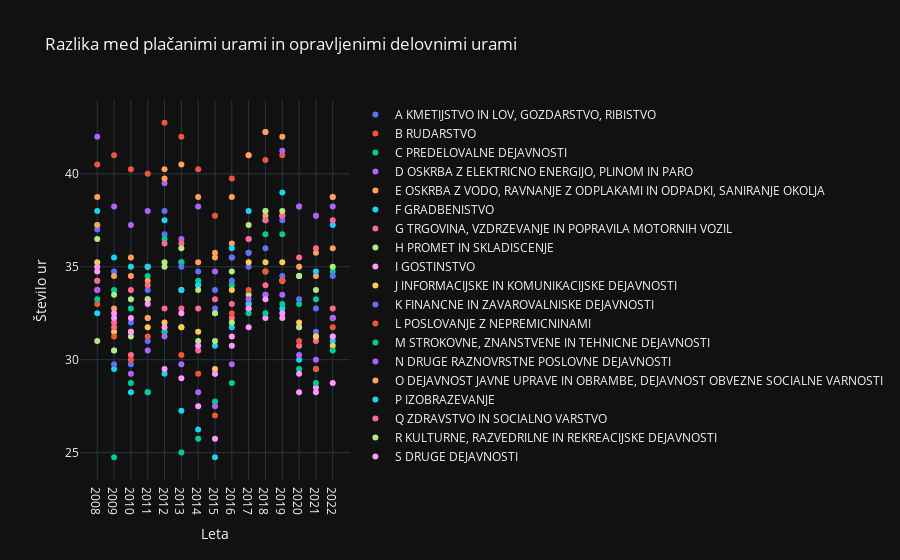

The notebook cell saved with this chart:
### Code cell
# Kreiranje trace-ova za svaku kategoriju
traces = []
for column in df.columns[1:]:
    trace = go.Scatter(
        x=df.index,
        y=df[column],
        mode='markers',
        name=column
    )
    traces.append(trace)

# Definiranje layout-a
layout = go.Layout(
    title='Razlika med plačanimi urami in opravljenimi delovnimi urami',
    xaxis=dict(title='Leta'),
    yaxis=dict(title='Število ur')
)

# Kreiranje Figure objekta
fig = go.Figure(data=traces, layout=layout)

# Prikazivanje interaktivnog scatter grafa
fig.show()

### Figure 1 — Plotly figure (JSON) as saved in the notebook; plotly's stock layout.template omitted (floating-point values rounded to 4 significant figures)
{"data": [{"mode": "markers", "name": "A KMETIJSTVO IN LOV, GOZDARSTVO, RIBISTVO", "x": ["2008", "2009", "2010", "2011", "2012", "2013", "2014", "2015", "2016", "2017", "2018", "2019", "2020", "2021", "2022"], "y": [37.0, 34.75, 32.0, 33.75, 36.75, 35.25, 34.0, 32.75, 34.25, 35.0, 36.0, 34.5, 31.75, 31.5, 31.25], "type": "scatter"}, {"mode": "markers", "name": "B RUDARSTVO", "x": ["2008", "2009", "2010", "2011", "2012", "2013", "2014", "2015", "2016", "2017", "2018", "2019", "2020", "2021", "2022"], "y": [40.5, 41.0, 40.25, 40.0, 42.75, 42.0, 40.25, 37.75, 39.75, 41.0, 40.75, 41.0, 38.25, 37.75, 38.75], "type": "scatter"}, {"mode": "markers", "name": "C PREDELOVALNE DEJAVNOSTI", "x": ["2008", "2009", "2010", "2011", "2012", "2013", "2014", "2015", "2016", "2017", "2018", "2019", "2020", "2021", "2022"], "y": [37.25, 33.75, 32.75, 34.5, 36.5, 35.25, 34.25, 32.5, 34.0, 35.75, 36.75, 36.75, 33.0, 33.25, 34.75], "type": "scatter"}, {"mode": "markers", "name": "D OSKRBA Z ELEKTRICNO ENERGIJO, PLINOM IN PARO", "x": ["2008", "2009", "2010", "2011", "2012", "2013", "2014", "2015", "2016", "2017", "2018", "2019", "2020", "2021", "2022"], "y": [42.0, 38.25, 37.25, 38.0, 39.5, 36.5, 38.25, 34.75, 35.5, 36.5, 42.25, 41.25, 38.25, 37.75, 38.25], "type": "scatter"}, {"mode": "markers", "name": "E OSKRBA Z VODO, RAVNANJE Z ODPLAKAMI IN ODPADKI, SANIRANJE OKOLJA", "x": ["2008", "2009", "2010", "2011", "2012", "2013", "2014", "2015", "2016", "2017", "2018", "2019", "2020", "2021", "2022"], "y": [38.75, 32.75, 34.5, 34.25, 39.75, 33.75, 35.25, 35.5, 36.25, 33.0, 37.75, 37.75, 35.0, 34.5, 36.0], "type": "scatter"}, {"mode": "markers", "name": "F GRADBENISTVO", "x": ["2008", "2009", "2010", "2011", "2012", "2013", "2014", "2015", "2016", "2017", "2018", "2019", "2020", "2021", "2022"], "y": [32.5, 29.5, 28.25, 28.25, 29.25, 27.25, 26.25, 24.75, 31.75, 33.0, 33.5, 32.75, 30.0, 29.5, 31.0], "type": "scatter"}, {"mode": "markers", "name": "G TRGOVINA, VZDRZEVANJE IN POPRAVILA MOTORNIH VOZIL", "x": ["2008", "2009", "2010", "2011", "2012", "2013", "2014", "2015", "2016", "2017", "2018", "2019", "2020", "2021", "2022"], "y": [33.75, 32.0, 30.25, 32.25, 32.75, 32.75, 30.5, 29.25, 32.25, 32.75, 34.0, 34.25, 30.75, 31.0, 32.75], "type": "scatter"}, {"mode": "markers", "name": "H PROMET IN SKLADISCENJE", "x": ["2008", "2009", "2010", "2011", "2012", "2013", "2014", "2015", "2016", "2017", "2018", "2019", "2020", "2021", "2022"], "y": [36.5, 33.5, 33.25, 35.0, 35.0, 31.75, 31.0, 32.5, 32.0, 33.5, 34.75, 34.25, 31.75, 31.25, 32.25], "type": "scatter"}, {"mode": "markers", "name": "I GOSTINSTVO", "x": ["2008", "2009", "2010", "2011", "2012", "2013", "2014", "2015", "2016", "2017", "2018", "2019", "2020", "2021", "2022"], "y": [34.75, 32.5, 32.25, 33.25, 29.5, 29.0, 27.5, 25.75, 31.25, 31.75, 32.25, 32.25, 28.25, 28.5, 31.25], "type": "scatter"}, {"mode": "markers", "name": "J INFORMACIJSKE IN KOMUNIKACIJSKE DEJAVNOSTI", "x": ["2008", "2009", "2010", "2011", "2012", "2013", "2014", "2015", "2016", "2017", "2018", "2019", "2020", "2021", "2022"], "y": [35.25, 31.5, 31.5, 31.75, 32.0, 31.75, 31.5, 29.5, 33.75, 35.25, 35.25, 35.25, 32.0, 31.25, 30.75], "type": "scatter"}, {"mode": "markers", "name": "K FINANCNE IN ZAVAROVALNISKE DEJAVNOSTI", "x": ["2008", "2009", "2010", "2011", "2012", "2013", "2014", "2015", "2016", "2017", "2018", "2019", "2020", "2021", "2022"], "y": [34.25, 29.75, 29.75, 31.0, 38.0, 35.0, 34.75, 33.75, 35.5, 35.75, 38.0, 37.5, 33.25, 32.75, 34.5], "type": "scatter"}, {"mode": "markers", "name": "L POSLOVANJE Z NEPREMICNINAMI", "x": ["2008", "2009", "2010", "2011", "2012", "2013", "2014", "2015", "2016", "2017", "2018", "2019", "2020", "2021", "2022"], "y": [33.0, 31.25, 30.0, 31.25, 31.5, 30.25, 29.25, 27.0, 32.5, 33.75, 34.75, 34.25, 31.0, 29.5, 31.75], "type": "scatter"}, {"mode": "markers", "name": "M STROKOVNE, ZNANSTVENE IN TEHNICNE DEJAVNOSTI", "x": ["2008", "2009", "2010", "2011", "2012", "2013", "2014", "2015", "2016", "2017", "2018", "2019", "2020", "2021", "2022"], "y": [33.25, 24.75, 28.75, 28.25, 31.5, 25.0, 25.75, 27.75, 28.75, 32.5, 32.5, 33.0, 29.5, 28.75, 30.5], "type": "scatter"}, {"mode": "markers", "name": "N DRUGE RAZNOVRSTNE POSLOVNE DEJAVNOSTI", "x": ["2008", "2009", "2010", "2011", "2012", "2013", "2014", "2015", "2016", "2017", "2018", "2019", "2020", "2021", "2022"], "y": [33.75, 30.5, 29.25, 30.5, 31.25, 29.75, 28.25, 27.5, 29.75, 33.25, 33.5, 33.5, 30.25, 30.0, 32.25], "type": "scatter"}, {"mode": "markers", "name": "O DEJAVNOST JAVNE UPRAVE IN OBRAMBE, DEJAVNOST OBVEZNE SOCIALNE VARNOSTI", "x": ["2008", "2009", "2010", "2011", "2012", "2013", "2014", "2015", "2016", "2017", "2018", "2019", "2020", "2021", "2022"], "y": [37.25, 34.5, 35.5, 32.25, 40.25, 40.5, 38.75, 35.75, 38.75, 41.0, 42.25, 42.0, 34.5, 35.75, 38.75], "type": "scatter"}, {"mode": "markers", "name": "P IZOBRAZEVANJE", "x": ["2008", "2009", "2010", "2011", "2012", "2013", "2014", "2015", "2016", "2017", "2018", "2019", "2020", "2021", "2022"], "y": [38.0, 35.5, 35.0, 35.0, 37.5, 33.75, 34.0, 30.75, 36.0, 38.0, 37.5, 39.0, 34.5, 34.75, 37.25], "type": "scatter"}, {"mode": "markers", "name": "Q ZDRAVSTVO IN SOCIALNO VARSTVO", "x": ["2008", "2009", "2010", "2011", "2012", "2013", "2014", "2015", "2016", "2017", "2018", "2019", "2020", "2021", "2022"], "y": [34.25, 31.75, 33.75, 34.0, 36.25, 36.25, 32.75, 33.25, 33.0, 36.5, 37.5, 37.75, 35.5, 36.0, 37.5], "type": "scatter"}, {"mode": "markers", "name": "R KULTURNE, RAZVEDRILNE IN REKREACIJSKE DEJAVNOSTI", "x": ["2008", "2009", "2010", "2011", "2012", "2013", "2014", "2015", "2016", "2017", "2018", "2019", "2020", "2021", "2022"], "y": [31.0, 30.5, 31.25, 33.25, 35.25, 36.0, 33.75, 31.0, 34.75, 37.25, 38.0, 38.0, 34.5, 33.75, 35.0], "type": "scatter"}, {"mode": "markers", "name": "S DRUGE DEJAVNOSTI", "x": ["2008", "2009", "2010", "2011", "2012", "2013", "2014", "2015", "2016", "2017", "2018", "2019", "2020", "2021", "2022"], "y": [35.0, 32.25, 31.5, 33.0, 31.75, 32.5, 30.75, 29.25, 30.75, 32.75, 33.25, 32.5, 29.25, 28.25, 28.75], "type": "scatter"}], "layout": {"title": {"text": "Razlika med plačanimi urami in opravljenimi delovnimi urami"}, "xaxis": {"title": {"text": "Leta"}}, "yaxis": {"title": {"text": "Število ur"}}}}
